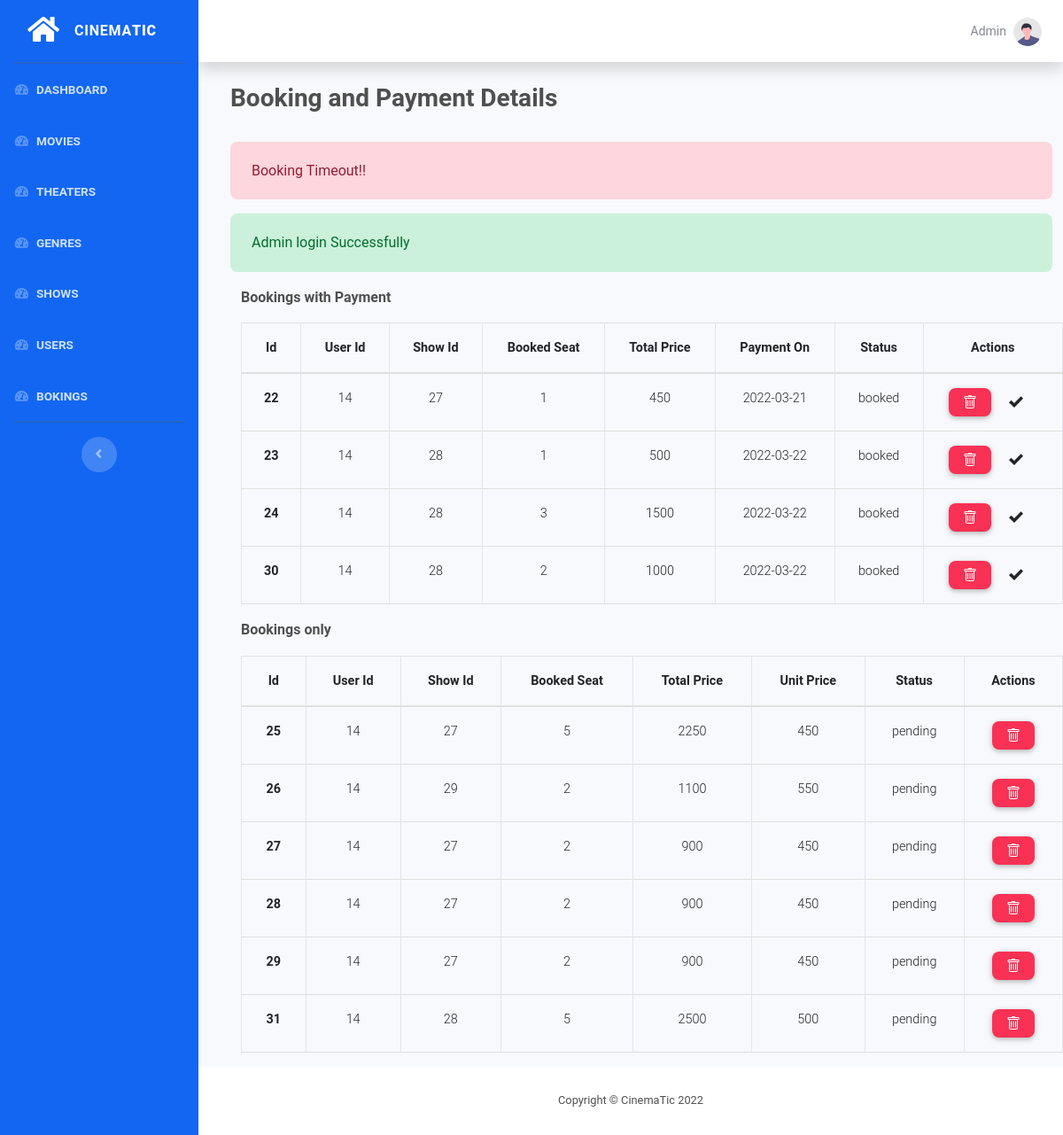
The app's page /admin/booking/index.php (signed in), older data.
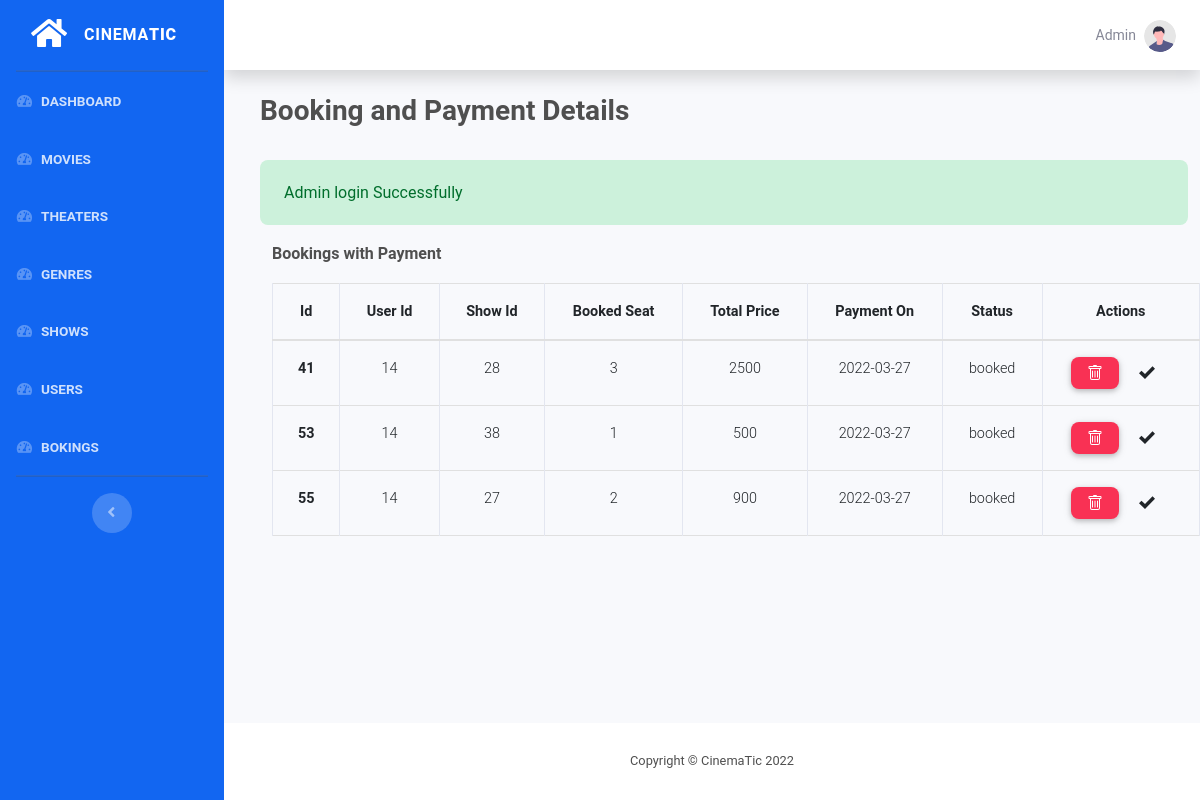
The same page, newer data.
### tables this page shows
CREATE TABLE `payment` (
  `id` int(11) NOT NULL,
  `booking_id` int(11) NOT NULL,
  `amount` int(11) NOT NULL,
  `payment_on` date NOT NULL
);

CREATE TABLE `booking` (
  `id` int(11) NOT NULL,
  `user_id` int(11) NOT NULL,
  `show_id` int(11) NOT NULL,
  `total_tickets` int(11) NOT NULL,
  `unit_price` int(11) NOT NULL,
  `status` varchar(10) NOT NULL,
  `booked_seat` int(11) NOT NULL,
  `total_price` int(11) NOT NULL,
  `booking_time` timestamp NOT NULL DEFAULT current_timestamp() ON UPDATE current_timestamp()
);

### functions/functions.php (called while the page is built, shortened)
<?php
function hasSuccess()
{
    return !empty($_SESSION['success']);
}
function getSuccess()
{
    $msg = $_SESSION['success'] ?? '';
    return $msg;
}
function hasError()
{
    return !empty($_SESSION['error']);
}
function getError()
{
    $err = $_SESSION['error'] ?? '';
    return $err;
}

### functions/db.php (called while the page is built, shortened)
<?php
function pdo()
{
    $dbhost = "localhost";
    $dbname = "mtbs";
    $dbuser = "root";
    $dbpass = "";
    $options = [
        PDO::ATTR_DEFAULT_FETCH_MODE => PDO::FETCH_ASSOC
    ];
    $dsn = "mysql:host=" . $dbhost . ";dbname=" . $dbname;
    try {
        $pdo = new PDO($dsn, $dbuser, $dbpass, $options);
    } catch (PDOException $e) {
        die("Cannot Connect to Database: " . $e->getMessage());
    }
    return $pdo;
}
function query($sql, $all = true)
{
    $pdo = pdo();
    $stmt = $pdo->prepare($sql);
    $stmt->execute();
    if ($all) {
        return $stmt->fetchAll();
    }
    return $stmt->fetch();
}
function where($table, $col, $opr, $val, $all = true)
{
    $pdo = pdo();
    $stmt = $pdo->prepare("SELECT * FROM $table WHERE $col $opr ?");
    $stmt->execute([$val]);
    if ($all) {
        return $stmt->fetchAll();
    }
    return $stmt->fetch();
}

### admin/components/admin.php (called while the page is built, shortened)
<?php
include  __DIR__ . "/../../functions/db.php";
include  __DIR__ . "/../../functions/functions.php";
$booking = where('booking', 'status', '=', 'pending');

### admin/booking/index.php (the view, shortened to what the changed rows need)
<?php
require_once __DIR__ . "/../components/admin.php";
$result = query('select * from payment JOIN booking ON payment.booking_id = booking.id', true);
$bookings = where('booking', 'status', '=', 'pending');
include  __DIR__ . "/../components/header.php";
include  __DIR__ . "/../components/sidebar.php";
?>
<div class="container-fluid">
    <div class="d-flex m-4 justify-content-between mb-4">
        <h3 class="font-weight-bold">Booking and Payment Details</h3>
    </div>
    <?php if (hasError()) : ?>
        <div id="error" class="ml-4 alert alert-danger">
            <?php echo getError(); ?>
        </div>
    <?php endif; ?>
    <?php if (hasSuccess()) : ?>
        <div id="success" class="ml-4 alert alert-success">
            <?php echo getSuccess(); ?>
        </div>
    <?php endif; ?>
    <div class="container">
        <p class="text-gray font-weight-bold mx-4">Bookings with Payment</p>
        <table class="table mx-4 table-responsive-md table-bordered">
            <thead>
                <tr>
                    <th class="font-weight-bold text-center">Id</th>
                    <th class="font-weight-bold text-center">User Id</th>
                    <th class="font-weight-bold text-center">Show Id</th>
                    <th class="font-weight-bold text-center">Booked Seat</th>
                    <th class="font-weight-bold text-center">Total Price</th>
                    <th class="font-weight-bold text-center">Payment On</th>
                    <th class="font-weight-bold text-center">Status</th>
                    <th class="font-weight-bold text-center">Actions</th>
                </tr>
            </thead>
            <tbody>
                <?php foreach ($result as $key) : ?>
                    <tr>
                        <td class="font-weight-bold text-center"><?php echo $key['id']; ?></td>
                        <td class=" text-center"><?php echo $key['user_id']; ?></td>
                        <td class=" text-center"><?php echo $key['show_id']; ?></td>
                        <td class=" text-center"><?php echo $key['booked_seat']; ?></td>
                        <td class=" text-center"><?php echo $key['total_price']; ?></td>
                        <td class=" text-center"><?php echo $key['payment_on']; ?></td>
                        <td class=" text-center"><?php echo $key['status']; ?></td>
                        <td class=" text-center">
                            <a class="btn btn-danger btn-sm rounded-5" style="height: 2rem;" onclick="confirmDelete(<?php echo $key['id']; ?>)" href="#!">
                            </a>
                            <?php if ($key['status'] == 'booked') : ?>
                                <svg class="mx-3 my-2" fill="currentColor" xmlns="http://www.w3.org/2000/svg" width="16" height="16" viewBox="0 0 24 24">
                                    <path d="M20.285 2l-11.285 11.567-5.286-5.011-3.714 3.716 9 8.728 15-15.285z" />
                                </svg>
                            <?php endif ?>
                        </td>
                    </tr>
                <?php endforeach;  ?>
            </tbody>
        </table>
        <?php if (!empty($bookings)) : ?>
            <p class="text-gray font-weight-bold mx-4">Bookings only</p>
            <table class="table mx-4 table-responsive-md table-bordered">
                <thead>
                    <tr>
                        <th class="font-weight-bold text-center">Id</th>
                        <th class="font-weight-bold text-center">User Id</th>
                        <th class="font-weight-bold text-center">Show Id</th>
                        <th class="font-weight-bold text-center">Booked Seat</th>
                        <th class="font-weight-bold text-center">Total Price</th>
                        <th class="font-weight-bold text-center">Unit Price</th>
                        <th class="font-weight-bold text-center">Status</th>
                        <th class="font-weight-bold text-center">Actions</th>
                    </tr>
                </thead>
                <tbody>
                    <?php foreach ($bookings as $key) : ?>
                        <tr>
                            <td class="font-weight-bold text-center"><?php echo $key['id']; ?></td>
                            <td class=" text-center"><?php echo $key['user_id']; ?></td>
                            <td class=" text-center"><?php echo $key['show_id']; ?></td>
                            <td class=" text-center"><?php echo $key['booked_seat']; ?></td>
                            <td class=" text-center"><?php echo $key['total_price']; ?></td>
                            <td class=" text-center"><?php echo $key['unit_price']; ?></td>
                            <td class=" text-center"><?php echo $key['status']; ?></td>
                            <td class=" text-center">
                                <a class="btn btn-danger btn-sm rounded-5" style="height: 2rem;" onclick="confirmDelete(<?php echo $key['id']; ?>)" href="#!">
                                </a>
                            </td>
                        </tr>
                    <?php endforeach;  ?>
                </tbody>
            </table>
        <?php endif; ?>
    </div>
</div>
</div>
<?php include "../components/footer.php"; ?>

Row changes from the older to the newer data that the page shows:
removed payment: booking "22", booking.user_id "14", booking.show_id "27", booking.booked_seat "1", booking.total_price "450", payment_on "2022-03-21", booking.status "booked"
removed payment: booking "23", booking.user_id "14", booking.show_id "28", booking.booked_seat "1", booking.total_price "500", payment_on "2022-03-22", booking.status "booked"
removed payment: booking "24", booking.user_id "14", booking.show_id "28", booking.booked_seat "3", booking.total_price "1500", payment_on "2022-03-22", booking.status "booked"
removed payment: booking "30", booking.user_id "14", booking.show_id "28", booking.booked_seat "2", booking.total_price "1000", payment_on "2022-03-22", booking.status "booked"
removed booking: id "25", user "14", show "27", booked_seat "5", total_price "2250", unit_price "450", status "pending"
removed booking: id "26", user "14", show "29", booked_seat "2", total_price "1100", unit_price "550", status "pending"
removed booking: id "27", user "14", show "27", booked_seat "2", total_price "900", unit_price "450", status "pending"
removed booking: id "28", user "14", show "27", booked_seat "2", total_price "900", unit_price "450", status "pending"
removed booking: id "29", user "14", show "27", booked_seat "2", total_price "900", unit_price "450", status "pending"
removed booking: id "31", user "14", show "28", booked_seat "5", total_price "2500", unit_price "500", status "pending"
added payment: booking "41", booking.user_id "14", booking.show_id "28", booking.booked_seat "3", booking.total_price "2500", payment_on "2022-03-27", booking.status "booked"
added payment: booking "53", booking.user_id "14", booking.show_id "38", booking.booked_seat "1", booking.total_price "500", payment_on "2022-03-27", booking.status "booked"
added payment: booking "55", booking.user_id "14", booking.show_id "27", booking.booked_seat "2", booking.total_price "900", payment_on "2022-03-27", booking.status "booked"
Text that changed along with them:
getError(): "Booking Timeout!!" → (not shown)
text no longer shown: "Bookings only Id User Id Show Id Booked Seat Total Price Unit Price Status Actions"
